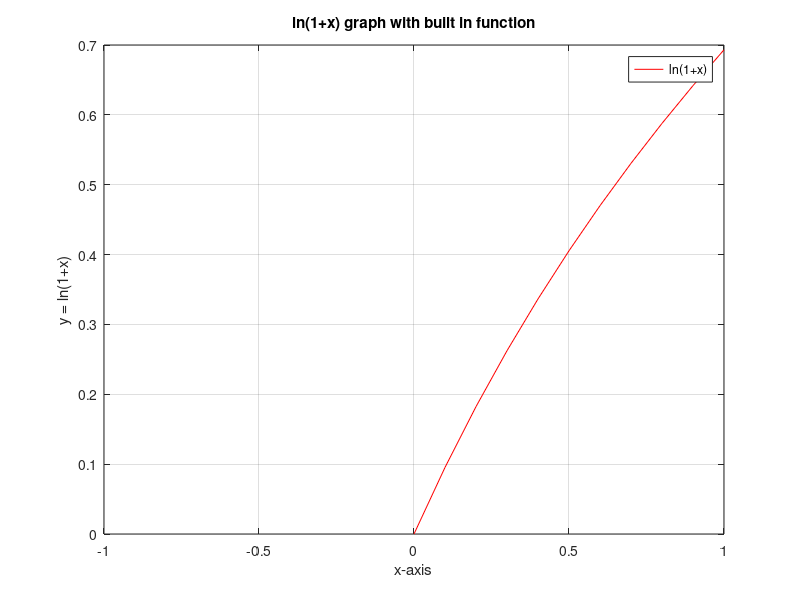

Recreate this plot in MATLAB. (Note: this script raises an error after producing the figure.)
x1 = 0:.1:1;
y1 = log(1+x1);
plot(x1,y1,'-red'),xlim([-1 1]);
title('ln(1+x) graph with built in function');
legend('ln(1+x)');
xlabel('x-axis');
ylabel('y = ln(1+x)');
%ax = gca;
%ax.XAxisLocation = 'origin';
%ax.YAxisLocation = 'origin';
grid on;
figure;


y2 = lnCalc_1505014(x1,1);
y3 = lnCalc_1505014(x1,3);
y4 = lnCalc_1505014(x1,5);
y5 = lnCalc_1505014(x1,20);
%grid on;
plot(x1,y1);
hold on;
plot(x1,y2);
plot(x1,y3);
plot(x1,y4);
plot(x1,y5);
title('ln(1+x) graph with Series expansion');
legend('ln(1+x) with built in funciton','ln(1+x) with 1 term ','ln(1+x) with 3 term ','ln(1+x) with 5 term ','ln(1+x) with 20 term ');
xlabel('x-axis');
ylabel('y = ln(1+x)');
hold off;
figure;

xe = linspace(1,50,50);
ye = plot_ln_Error_1505014(50);
plot(xe,ye,'--rs',...
                'MarkerEdgeColor','k',...
                'MarkerFaceColor','g',...
                'MarkerSize',3);
title('Relative approximate Error with different number of terms');
xlabel('Number of Iterations');
ylabel('Relative approx. error ');
grid on;